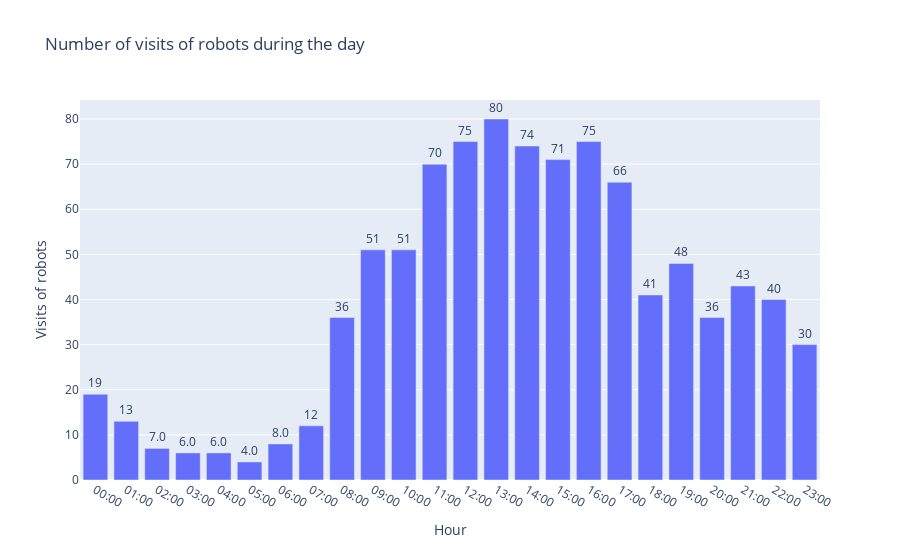

The notebook cell saved with this chart:
### Markdown cell above
Чтобы результаты были более наглядными, сделаем визуализацию.

### Code cell
import plotly.express as px

fig = px.bar(
    metrika_df3.sort_values('Hour'),
    x='Hour',
    y='Visits of robots',
    text='Visits of robots',
    text_auto='.2s',
    title="Number of visits of robots during the day"
)
fig.update_traces(
    textfont_size=12, 
    textangle=0, 
    textposition="outside",
    cliponaxis=False
)
fig.show()

### Figure 1 — Plotly figure (JSON) as saved in the notebook; plotly's stock layout.template omitted (floating-point values rounded to 4 significant figures)
{"data": [{"alignmentgroup": "True", "cliponaxis": false, "hovertemplate": "Hour=%{x}<br>Visits of robots=%{text}<extra></extra>", "legendgroup": "", "marker": {"color": "#636efa", "pattern": {"shape": ""}}, "name": "", "offsetgroup": "", "orientation": "v", "showlegend": false, "text": [19, 13, 7, 6, 6, 4, 8, 12, 36, 51, 51, 70, 75, 80, 74, 71, 75, 66, 41, 48, 36, 43, 40, 30], "textangle": 0, "textfont": {"size": 12}, "textposition": "outside", "texttemplate": "%{y:.2s}", "type": "bar", "x": ["00:00", "01:00", "02:00", "03:00", "04:00", "05:00", "06:00", "07:00", "08:00", "09:00", "10:00", "11:00", "12:00", "13:00", "14:00", "15:00", "16:00", "17:00", "18:00", "19:00", "20:00", "21:00", "22:00", "23:00"], "xaxis": "x", "y": [19, 13, 7, 6, 6, 4, 8, 12, 36, 51, 51, 70, 75, 80, 74, 71, 75, 66, 41, 48, 36, 43, 40, 30], "yaxis": "y"}], "layout": {"barmode": "relative", "legend": {"tracegroupgap": 0}, "title": {"text": "Number of visits of robots during the day"}, "xaxis": {"anchor": "y", "domain": [0, 1], "title": {"text": "Hour"}}, "yaxis": {"anchor": "x", "domain": [0, 1], "title": {"text": "Visits of robots"}}}}
